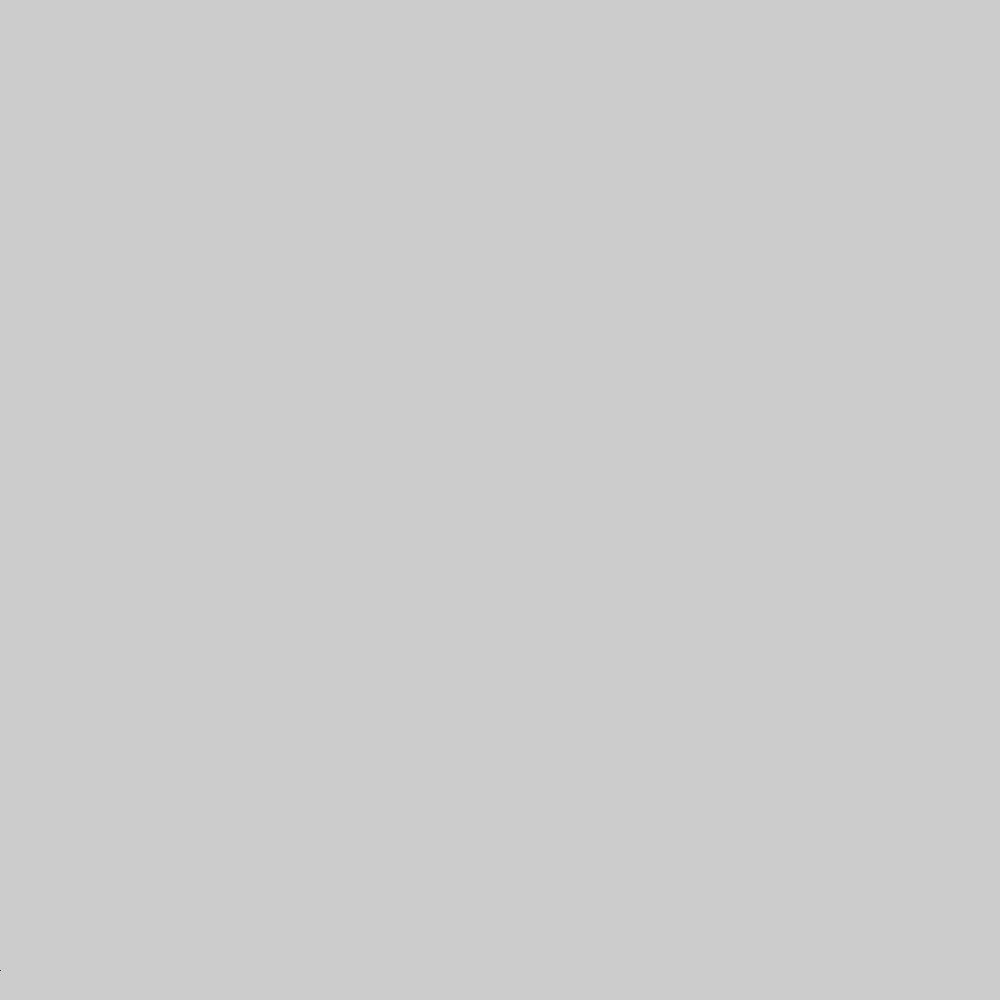
Frame 1 (no input)
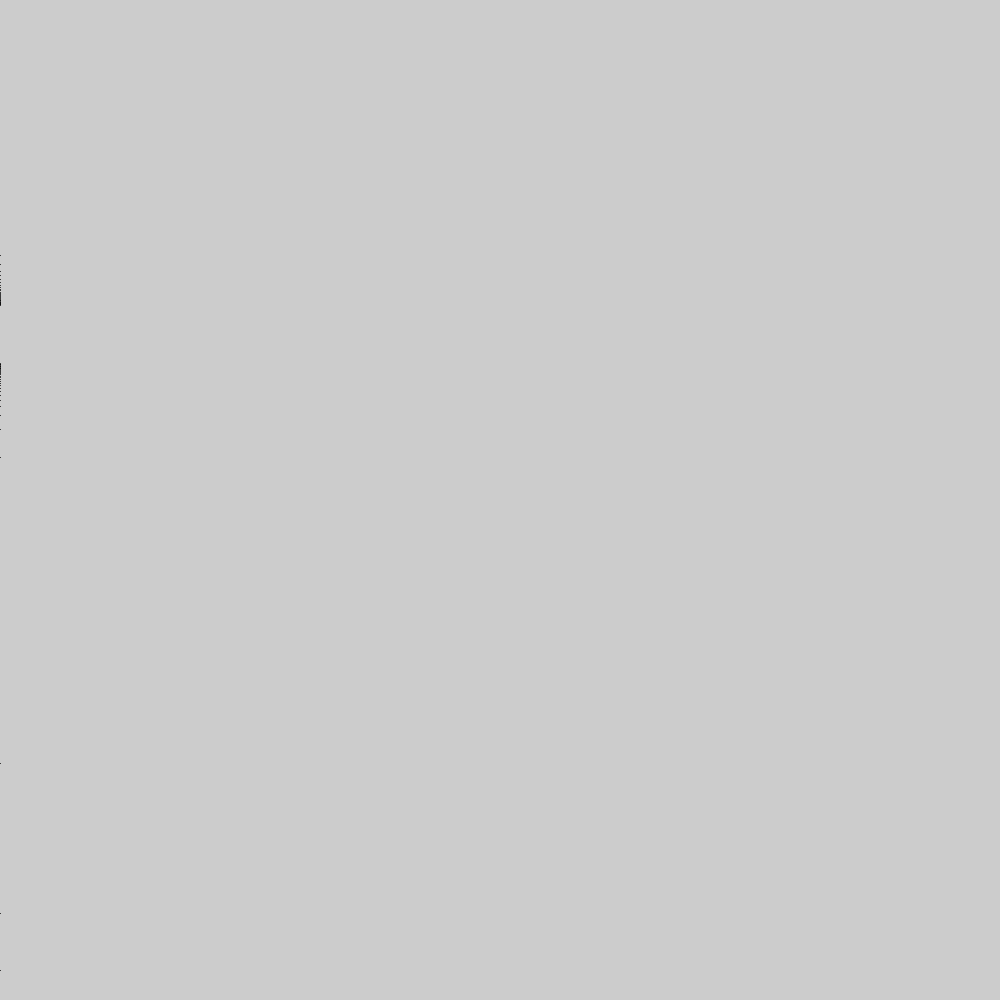
Frame 60 (the mouse pressed at the canvas centre just before this capture)
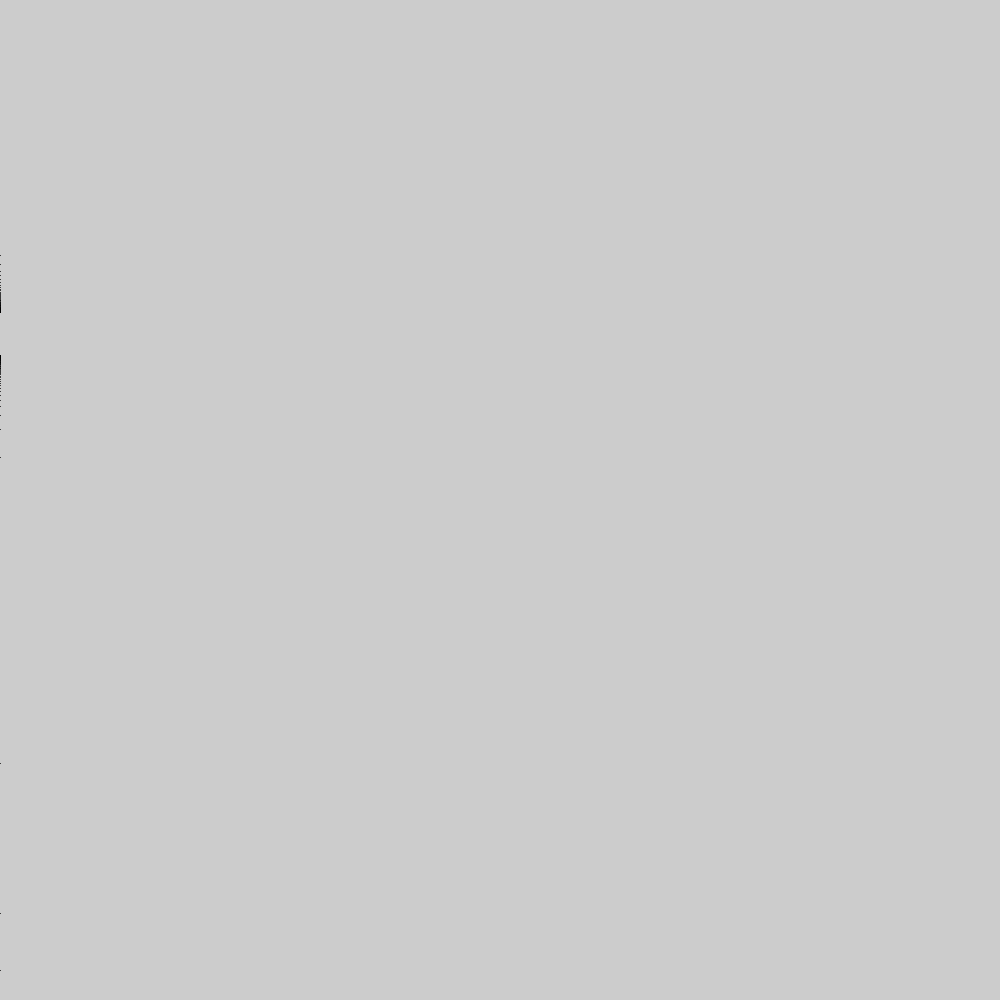
Frame 120 (the mouse held since frame 60 and released just before this capture)

The Processing sketch that drew these frames (run headless with seeded random() and noise(); from frame 60 on, the mouse is pressed at the canvas centre):

// Processing sketch: Feigenbaum2
// ── Feigenbaum2.pde
//Najprostszy (prawie) układ chaotyczny
double R=3.000; //Parametr kontroli
double X=0.99; //Zmienna stanu, stan układu

double uklad(double x) // Xn --> Xn+1
{
  return R*x*(1-x); //implementacja układu
}

void setup()
{
  size(1000,1000);
  frameRate(300);
}

float scaleY(double X)
{
  return 1000-(float)X*1000;
}

int N=0;
int Rozbieg=400;
void draw()
{
 if(N<1000)
 {
    X=uklad(X);

    if(N<Rozbieg)
      point(((float)R-3)*1000,scaleY(X));
      else
      ellipse(((float)R-3)*1000,scaleY(X),2.0,2.0);
    N++;
 }
 else
 {
     R=random(1)+3;X=random(1);
     stroke((float)X*255,random(255),((float)R-3)*255);
     fill((float)X*255,random(255),((float)R-3)*255);
     N=0;
 }
}
